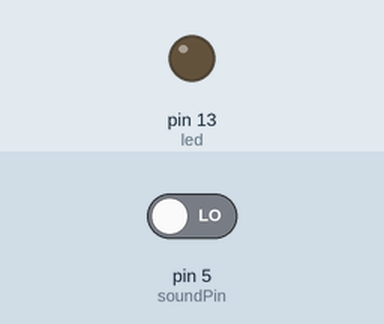
Bench run of a sketch on a simulated Arduino Uno, built with avr-gcc and run on an emulated ATmega328P. On the bench: output pins drawn as LEDs (lit = HIGH). The test bench sets the inputs (shaded band); at power-on: pin 5 (soundPin) LOW. What the sketch prints to the serial monitor is not drawn.

Above: at 1.2 s.
1.3 s: pin 5 (soundPin) driven HIGH
At 1.9 s:
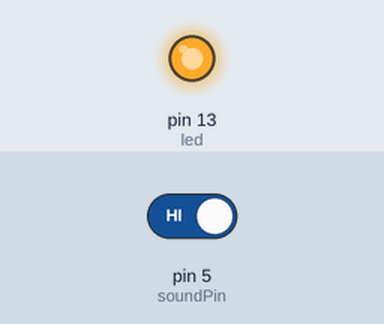
2.8 s: pin 5 (soundPin) driven LOW
At 3.1 s:
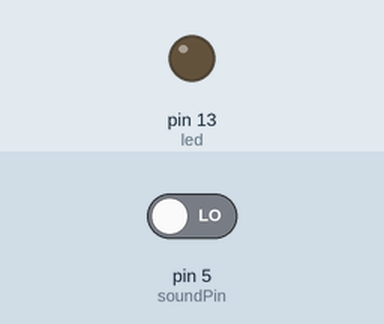
Timing chart, 0 to 5.8 s (numbered marks = the images above; inputs shaded):
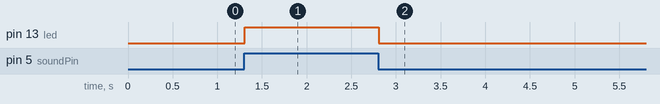

Measured:
- after the input at 1.3 s, pin 13 (led): LOW → HIGH at once
- after the input at 2.8 s, pin 13 (led): HIGH → LOW at once

The sketch:

Small_microphone_sound_detection_KY-038_.ino
```cpp
int led=13;
int soundPin=5;
int val;
int sound = A0;
void setup(){
  pinMode(led, OUTPUT);
  pinMode(soundPin, INPUT);
  pinMode(sound,INPUT);
  Serial.begin (9600);
}

void loop (){
  val = digitalRead(soundPin);

  Serial.println(val);

  //delay(500);
  // when the sensor detects a signal above the threshold value, LED flashes
  if (val==1) {
    digitalWrite(led, HIGH);

  }
  else {
    digitalWrite(led, LOW);
  }
}
```
